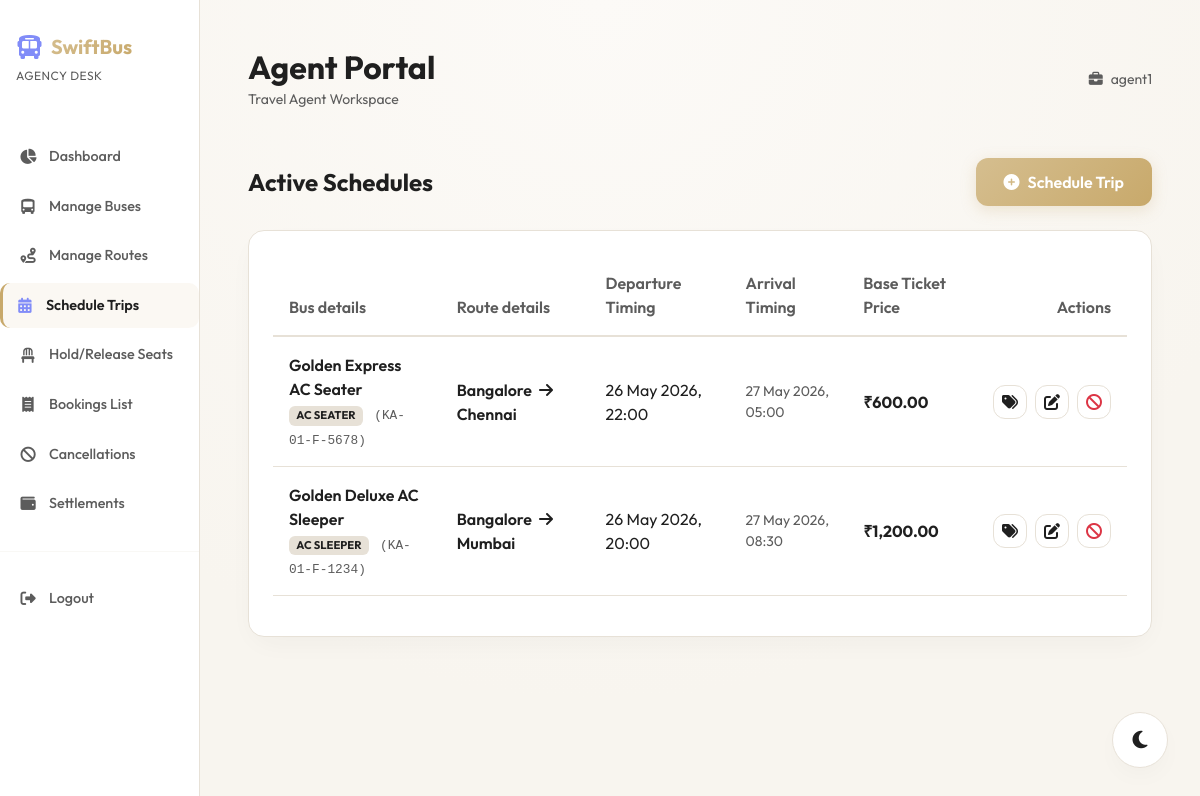
The app's page /agent/trips.php (signed in) with its own data.
### tables this page shows
CREATE TABLE trips (
    id INT AUTO_INCREMENT PRIMARY KEY,
    bus_id INT NOT NULL,
    route_id INT NOT NULL,
    departure_time DATETIME NOT NULL,
    arrival_time DATETIME NOT NULL,
    base_fare DECIMAL(10,2) NOT NULL,
    seat_prices TEXT NULL,  
    status ENUM('active', 'cancelled') NOT NULL DEFAULT 'active',
    FOREIGN KEY (bus_id) REFERENCES buses(id) ON DELETE CASCADE,
    FOREIGN KEY (route_id) REFERENCES routes(id) ON DELETE CASCADE
);

CREATE TABLE buses (
    id INT AUTO_INCREMENT PRIMARY KEY,
    agent_id INT NOT NULL,
    bus_name VARCHAR(100) NOT NULL,
    bus_number VARCHAR(50) NOT NULL,
    bus_type ENUM('AC Sleeper', 'Non-AC Sleeper', 'AC Seater', 'Non-AC Seater') NOT NULL,
    total_seats INT NOT NULL,
    seat_layout_type VARCHAR(20) DEFAULT '2x2',
    status ENUM('active', 'inactive') NOT NULL DEFAULT 'active',
    created_at TIMESTAMP DEFAULT CURRENT_TIMESTAMP,
    FOREIGN KEY (agent_id) REFERENCES users(id) ON DELETE CASCADE
);

CREATE TABLE routes (
    id INT AUTO_INCREMENT PRIMARY KEY,
    agent_id INT NOT NULL,
    source VARCHAR(100) NOT NULL,
    destination VARCHAR(100) NOT NULL,
    distance_km INT NOT NULL,
    pickup_points TEXT NOT NULL,  
    drop_points TEXT NOT NULL,    
    status ENUM('active', 'inactive') NOT NULL DEFAULT 'active',
    FOREIGN KEY (agent_id) REFERENCES users(id) ON DELETE CASCADE
);

### includes/auth_middleware.php (called while the page is built, shortened)
<?php
function get_logged_user() {
    return [
        'id' => $_SESSION['user_id'] ?? null,
        'username' => $_SESSION['username'] ?? 'Guest',
        'role' => $_SESSION['user_role'] ?? 'customer',
        'email' => $_SESSION['user_email'] ?? ''
    ];
}

### agent/trips.php (the view, shortened to what this page needs)
<?php
require_once __DIR__ . '/header.php';
$agent_id = $_SESSION['user_id'];
try {
    $stmt = $pdo->prepare("
        SELECT
            t.id AS trip_id,
            t.departure_time,
            t.arrival_time,
            t.base_fare,
            t.bus_id,
            t.route_id,
            t.status AS trip_status,
            b.bus_name,
            b.bus_number,
            b.bus_type,
            r.source,
            r.destination
        FROM trips t
        JOIN buses b ON t.bus_id = b.id
        JOIN routes r ON t.route_id = r.id
        WHERE b.agent_id = ? AND t.status = 'active'
        ORDER BY t.departure_time DESC
    ");
    $stmt->execute([$agent_id]);
    $trips = $stmt->fetchAll();
} catch (PDOException $e) {
    $trips = [];
    $agent_buses = [];
    $agent_routes = [];
}
?>
<div class="d-flex justify-content-between align-items-center mb-4">
    <h4 class="text-white fw-bold mb-0">Active Schedules</h4>
    <button class="btn btn-primary-gradient" data-bs-toggle="modal" data-bs-target="#scheduleTripModal"><i class="fa-solid fa-circle-plus me-2"></i>Schedule Trip</button>
</div>
<div class="glass-card p-4">
    <?php if (count($trips) === 0): ?>
        <div class="text-center py-5 text-secondary small">
            <i class="fa-solid fa-calendar-xmark mb-3 d-block" style="font-size: 3rem; color: #475569;"></i>
            No scheduled active trips. Put your registered buses on routes to accept customer ticket sales.
        </div>
    <?php else: ?>
        <div class="table-responsive">
            <table class="table table-swift table-dark table-hover table-borderless align-middle">
                <thead>
                    <tr>
                        <th>Bus details</th>
                        <th>Route details</th>
                        <th>Departure Timing</th>
                        <th>Arrival Timing</th>
                        <th>Base Ticket Price</th>
                        <th class="text-end">Actions</th>
                    </tr>
                </thead>
                <tbody>
                    <?php foreach ($trips as $trip): ?>
                        <tr>
                            <td>
                                <span class="fw-semibold text-white d-block"><?= htmlspecialchars($trip['bus_name']) ?></span>
                                <span class="badge bg-secondary small text-uppercase" style="font-size:0.7rem;"><?= htmlspecialchars($trip['bus_type']) ?></span>
                                <span class="font-monospace text-secondary ms-2 small" style="font-size: 0.8rem;">(<?= htmlspecialchars($trip['bus_number']) ?>)</span>
                            </td>
                            <td><span class="fw-semibold text-white"><?= htmlspecialchars($trip['source']) ?> <i class="fa-solid fa-arrow-right mx-1 text-indigo"></i> <?= htmlspecialchars($trip['destination']) ?></span></td>
                            <td class="text-white"><?= date('d M Y, H:i', strtotime($trip['departure_time'])) ?></td>
                            <td class="text-secondary small"><?= date('d M Y, H:i', strtotime($trip['arrival_time'])) ?></td>
                            <td><span class="fw-bold text-indigo fs-6">₹<?= number_format($trip['base_fare'], 2) ?></span></td>
                            <td class="text-end">
                                <div class="d-flex gap-2 justify-content-end">
                                    <a href="trip_pricing.php?trip_id=<?= $trip['trip_id'] ?>" class="btn btn-secondary-glass py-1 px-2 small" title="Configure Seat Prices"><i class="fa-solid fa-tags text-indigo"></i></a>
                                    <button class="btn btn-secondary-glass py-1 px-2 edit-trip-btn"
                                            data-id="<?= $trip['trip_id'] ?>"
                                            data-bus="<?= $trip['bus_id'] ?>"
                                            data-route="<?= $trip['route_id'] ?>"
                                            data-dep="<?= date('Y-m-d\TH:i', strtotime($trip['departure_time'])) ?>"
                                            data-arr="<?= date('Y-m-d\TH:i', strtotime($trip['arrival_time'])) ?>"
                                            data-fare="<?= $trip['base_fare'] ?>"
                                            data-status="<?= $trip['trip_status'] ?>"
                                            data-bs-toggle="modal" data-bs-target="#editTripModal" title="Edit Trip"><i class="fa-solid fa-pen-to-square"></i></button>
                                    <button class="btn btn-secondary-glass py-1 px-2 text-danger small delete-trip-btn" data-id="<?= $trip['trip_id'] ?>" data-bs-toggle="modal" data-bs-target="#deleteTripModal" title="Cancel Trip"><i class="fa-solid fa-ban"></i></button>
                                </div>
                            </td>
                        </tr>
                    <?php endforeach; ?>
                </tbody>
            </table>
        </div>
    <?php endif; ?>
</div>
<?php
require_once __DIR__ . '/footer.php';
?>

### agent/header.php (shortened to what this page needs)
<?php
require_once __DIR__ . '/../includes/auth_middleware.php';
$user = get_logged_user();
?>
<!DOCTYPE html>
<html lang="en">
<head>
    <link href="https://cdn.jsdelivr.net/npm/bootstrap@5.3.0/dist/css/bootstrap.min.css" rel="stylesheet">
    <link rel="stylesheet" href="https://cdnjs.cloudflare.com/ajax/libs/font-awesome/6.4.0/css/all.min.css">
    <link rel="stylesheet" href="<?= BASE_URL ?>/assets/css/style.css?v=1.0.2">
</head>
<body>
<div class="container-fluid">
    <div class="row">
        <div class="col-md-3 col-lg-2 px-0 d-none d-md-block sidebar-agent">
            <div class="mb-5 px-3">
                <a href="<?= BASE_URL ?>/index.php" class="text-decoration-none d-flex align-items-center gap-2">
                    <i class="fa-solid fa-bus text-indigo" style="font-size: 1.5rem; color:#818cf8;"></i>
                    <span class="text-gradient fw-bold fs-5"><?= SYSTEM_NAME ?></span>
                </a>
                <span class="text-secondary" style="font-size: 0.75rem; letter-spacing: 0.5px;">AGENCY DESK</span>
            </div>
            <nav>
                <?php
                $cur = basename($_SERVER['SCRIPT_NAME']);
                $nav_map = [
                    'configure_layout.php' => 'buses.php',
                    'trip_pricing.php'     => 'trips.php',
                ];
                $cur_nav = $nav_map[$cur] ?? $cur;
                ?>
                <a href="<?= BASE_URL ?>/agent/dashboard.php" class="sidebar-link <?= ($cur_nav === 'dashboard.php') ? 'active' : '' ?>">
                    <i class="fa-solid fa-chart-pie"></i>Dashboard
                </a>
                <a href="<?= BASE_URL ?>/agent/buses.php" class="sidebar-link <?= ($cur_nav === 'buses.php') ? 'active' : '' ?>">
                    <i class="fa-solid fa-bus-simple"></i>Manage Buses
                </a>
                <a href="<?= BASE_URL ?>/agent/routes.php" class="sidebar-link <?= ($cur_nav === 'routes.php') ? 'active' : '' ?>">
                    <i class="fa-solid fa-route"></i>Manage Routes
                </a>
                <a href="<?= BASE_URL ?>/agent/trips.php" class="sidebar-link <?= ($cur_nav === 'trips.php') ? 'active' : '' ?>">
                    <i class="fa-solid fa-calendar-days"></i>Schedule Trips
                </a>
                <a href="<?= BASE_URL ?>/agent/seats.php" class="sidebar-link <?= ($cur_nav === 'seats.php') ? 'active' : '' ?>">
                    <i class="fa-solid fa-chair"></i>Hold/Release Seats
                </a>
                <a href="<?= BASE_URL ?>/agent/bookings.php" class="sidebar-link <?= ($cur_nav === 'bookings.php') ? 'active' : '' ?>">
                    <i class="fa-solid fa-receipt"></i>Bookings List
                </a>
                <a href="<?= BASE_URL ?>/agent/manage_cancellations.php" class="sidebar-link <?= ($cur_nav === 'manage_cancellations.php') ? 'active' : '' ?>">
                    <i class="fa-solid fa-ban"></i>Cancellations
                </a>
                <a href="<?= BASE_URL ?>/agent/settlements.php" class="sidebar-link <?= ($cur_nav === 'settlements.php') ? 'active' : '' ?>">
                    <i class="fa-solid fa-wallet"></i>Settlements
                </a>
                <hr class="border-secondary my-4">
                <a href="<?= BASE_URL ?>/logout.php" class="sidebar-link text-danger">
                    <i class="fa-solid fa-right-from-bracket"></i>Logout
                </a>
            </nav>
        </div>
        <div class="col-md-9 col-lg-10 py-5 px-md-5">
            <div class="d-flex justify-content-between align-items-center mb-5 flex-wrap gap-3">
                <div>
                    <h2 class="fw-bold text-white mb-0"><?= isset($page_title) ? htmlspecialchars($page_title) : 'Agent Portal' ?></h2>
                    <span class="text-secondary small">Travel Agent Workspace</span>
                </div>
                <div class="d-flex align-items-center gap-3">
                    <span class="small text-secondary"><i class="fa-solid fa-briefcase text-indigo me-2"></i><?= htmlspecialchars($user['username']) ?></span>
                </div>
            </div>

### agent/footer.php (shortened to what this page needs)
        </div>
    </div>
</div>
</body>
</html>

### assets/css/style.css (style rules this page uses)
:root { --bg-card: var(--card-bg); --text-main: var(--text-primary); --text-muted: var(--text-secondary); --border-glass: var(--border-color); --accent-gold-gradient: linear-gradient(135deg, #D5BE8F 0%, var(--accent-primary) 100%); --bg-glass: rgba(255, 255, 255, 0.85); --seat-available: #4E8752; --seat-selected: var(--accent-primary); --seat-booked: #B85C5C; --seat-hold: #D98C45; --seat-disabled: #BDC3C7; --accent-indigo: var(--accent-primary); --accent-violet: #B8995B; --accent-pink: var(--accent-secondary); --shadow-main: 0 10px 30px -10px rgba(44, 44, 44, 0.06); --shadow-hover: 0 15px 35px -5px rgba(200, 169, 107, 0.15); --input-bg: #FFFFFF; --text-white-fixed: #FFFFFF; --body-bg-gradient: radial-gradient(circle at 50% 0%, var(--bg-secondary) 0%, var(--bg-primary) 70%); --btn-close-filter: invert(0) grayscale(1) brightness(0); }
body { font-family: 'Outfit', sans-serif; background: var(--body-bg-gradient); color: var(--text-main); min-height: 100vh; margin: 0; overflow-x: hidden; transition: background 0.3s ease, color 0.3s ease; }
.glass-card { background: var(--bg-card); border: 1px solid var(--border-glass); border-radius: 16px; box-shadow: var(--shadow-main); transition: all 0.3s cubic-bezier(0.4, 0, 0.2, 1); }
.text-gradient { background: var(--accent-gold-gradient); -webkit-background-clip: text; -webkit-text-fill-color: transparent; }
.btn-primary-gradient { background: var(--accent-gold-gradient); border: none; color: var(--text-white-fixed) !important; font-weight: 600; padding: 0.75rem 1.75rem; border-radius: 12px; box-shadow: 0 4px 15px rgba(200, 169, 107, 0.25); transition: all 0.3s ease; }
.btn-secondary-glass { background: var(--bg-card); border: 1px solid var(--border-glass); color: var(--text-main); font-weight: 500; padding: 0.75rem 1.75rem; border-radius: 12px; transition: all 0.3s ease; }
.table-swift, .table-swift.table-dark { background-color: transparent !important; --bs-table-bg: transparent !important; --bs-table-color: var(--text-main) !important; --bs-table-hover-color: var(--text-main) !important; --bs-table-hover-bg: var(--bg-secondary) !important; color: var(--text-main) !important; }
.table-swift tr { border-bottom: 1px solid var(--border-glass); }
.table-swift th { font-weight: 600; color: var(--text-muted); border-bottom: 2px solid var(--border-glass) !important; padding: 1rem; }
.table-swift td { padding: 1rem; vertical-align: middle; }
body .sidebar-admin, body .sidebar-agent { background: var(--bg-card) !important; border-right: 1px solid var(--border-glass) !important; }
.sidebar-link { color: var(--text-muted) !important; }
.sidebar-link:hover, .sidebar-link.active { color: var(--text-main) !important; background: rgba(200, 169, 107, 0.08) !important; border-left: 3px solid var(--accent-primary) !important; }
.text-white { color: var(--text-main) !important; }
.text-secondary { color: var(--text-muted) !important; }
.bg-secondary { background-color: var(--border-glass) !important; color: var(--text-main) !important; }
.border-secondary { border-color: var(--border-glass) !important; }

### assets/css/theme.css (style rules this page uses)
:root { --bg-primary: #F8F5EF; --bg-secondary: #FCFAF7; --card-bg: #FFFFFF; --accent-primary: #C8A96B; --accent-secondary: #D4AF37; --text-primary: #1F1F1F; --text-secondary: #5C5C5C; --border-color: #E7E1D7; --success: #2E7D32; --warning: #ED6C02; --danger: #D32F2F; --indigo: #C8A96B; --indigo-rgb: 200, 169, 107; --border-glass: rgba(231, 225, 215, 0.5); --shadow-diffusion: 0 20px 40px -15px rgba(0,0,0,0.05); }
body { background-color: var(--bg-primary) !important; color: var(--text-primary) !important; transition: background-color 0.3s ease, color 0.3s ease; }

### agent/header.php (style rules this page uses)
.sidebar-agent { min-height: 100vh; border-right: 1px solid var(--border-glass); background: rgba(15, 23, 42, 0.7); backdrop-filter: blur(10px); padding: 2rem 1.5rem; }
.sidebar-link { display: flex; align-items: center; gap: 12px; color: rgba(255,255,255,0.55); text-decoration: none; padding: 0.75rem 1rem; border-radius: 10px; font-weight: 500; font-size: 0.9rem; transition: all 0.2s ease; margin-bottom: 0.25rem; border-left: 3px solid transparent; }
.sidebar-link i { width: 18px; text-align: center; font-size: 0.95rem; }
.sidebar-link.active { color: #ffffff; background: rgba(129, 140, 248, 0.15); border-left: 3px solid #818cf8; padding-left: calc(1rem - 3px); font-weight: 600; }
.sidebar-link.active i { color: #818cf8; }

### records on screen
trips: bus.bus_name "Golden Express AC Seater", bus.bus_type "AC SEATER", bus.bus_number "KA-01-F-5678", route.source "Bangalore", route.destination "Chennai", departure_time "26 May 2026, 22:00", arrival_time "27 May 2026, 05:00", base_fare "600.00"
trips: bus.bus_name "Golden Deluxe AC Sleeper", bus.bus_type "AC SLEEPER", bus.bus_number "KA-01-F-1234", route.source "Bangalore", route.destination "Mumbai", departure_time "26 May 2026, 20:00", arrival_time "27 May 2026, 08:30", base_fare "1,200.00"

### other values on screen
SYSTEM_NAME "SwiftBus"
$user['username'] "agent1"
